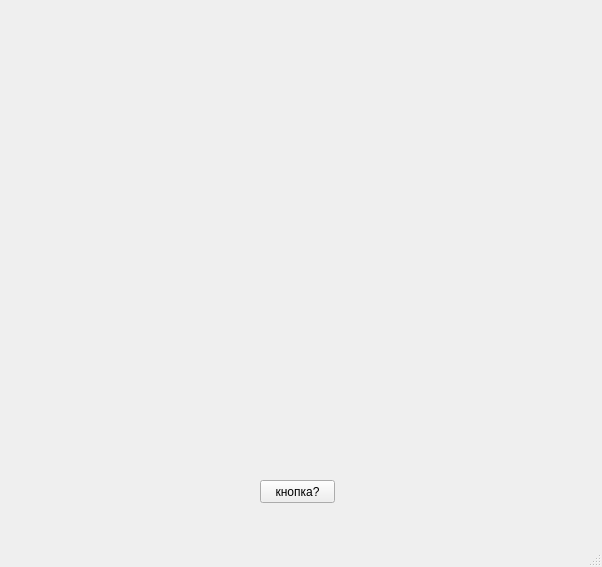
<?xml version="1.0" encoding="UTF-8"?>
<ui version="4.0">
 <class>MainWindow</class>
 <widget class="QMainWindow" name="MainWindow">
  <property name="geometry">
   <rect>
    <x>0</x>
    <y>0</y>
    <width>602</width>
    <height>567</height>
   </rect>
  </property>
  <property name="windowTitle">
   <string>MainWindow</string>
  </property>
  <widget class="QWidget" name="centralwidget">
   <widget class="QLabel" name="lab_1">
    <property name="geometry">
     <rect>
      <x>30</x>
      <y>10</y>
      <width>131</width>
      <height>121</height>
     </rect>
    </property>
    <property name="text">
     <string/>
    </property>
   </widget>
   <widget class="QPushButton" name="but">
    <property name="geometry">
     <rect>
      <x>260</x>
      <y>480</y>
      <width>75</width>
      <height>23</height>
     </rect>
    </property>
    <property name="text">
     <string>кнопка?</string>
    </property>
   </widget>
   <widget class="QLabel" name="lab_2">
    <property name="geometry">
     <rect>
      <x>250</x>
      <y>20</y>
      <width>131</width>
      <height>121</height>
     </rect>
    </property>
    <property name="text">
     <string/>
    </property>
   </widget>
   <widget class="QLabel" name="lab_3">
    <property name="geometry">
     <rect>
      <x>430</x>
      <y>270</y>
      <width>131</width>
      <height>121</height>
     </rect>
    </property>
    <property name="text">
     <string/>
    </property>
   </widget>
   <widget class="QLabel" name="lab_4">
    <property name="geometry">
     <rect>
      <x>10</x>
      <y>270</y>
      <width>131</width>
      <height>121</height>
     </rect>
    </property>
    <property name="text">
     <string/>
    </property>
   </widget>
   <widget class="QLabel" name="lab_5">
    <property name="geometry">
     <rect>
      <x>440</x>
      <y>90</y>
      <width>131</width>
      <height>121</height>
     </rect>
    </property>
    <property name="text">
     <string/>
    </property>
   </widget>
   <widget class="QLabel" name="lab_6">
    <property name="geometry">
     <rect>
      <x>210</x>
      <y>230</y>
      <width>131</width>
      <height>121</height>
     </rect>
    </property>
    <property name="text">
     <string/>
    </property>
   </widget>
   <widget class="QLabel" name="label">
    <property name="geometry">
     <rect>
      <x>0</x>
      <y>0</y>
      <width>591</width>
      <height>431</height>
     </rect>
    </property>
    <property name="text">
     <string/>
    </property>
   </widget>
   <zorder>label</zorder>
   <zorder>lab_1</zorder>
   <zorder>but</zorder>
   <zorder>lab_2</zorder>
   <zorder>lab_3</zorder>
   <zorder>lab_4</zorder>
   <zorder>lab_5</zorder>
   <zorder>lab_6</zorder>
  </widget>
  <widget class="QMenuBar" name="menubar">
   <property name="geometry">
    <rect>
     <x>0</x>
     <y>0</y>
     <width>602</width>
     <height>21</height>
    </rect>
   </property>
  </widget>
  <widget class="QStatusBar" name="statusbar"/>
 </widget>
 <resources/>
 <connections/>
</ui>
